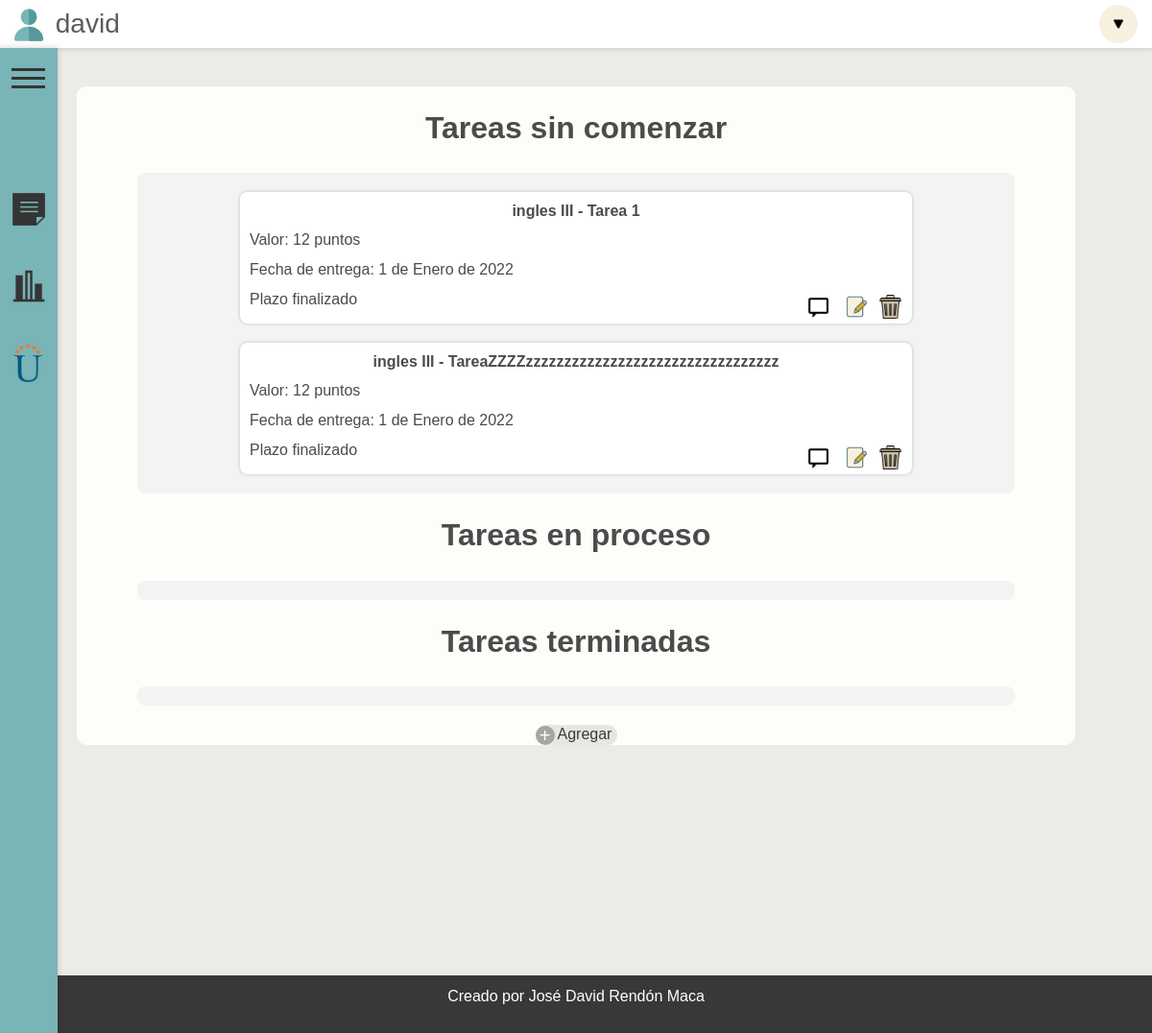
Before: / (signed in) with the older database file.
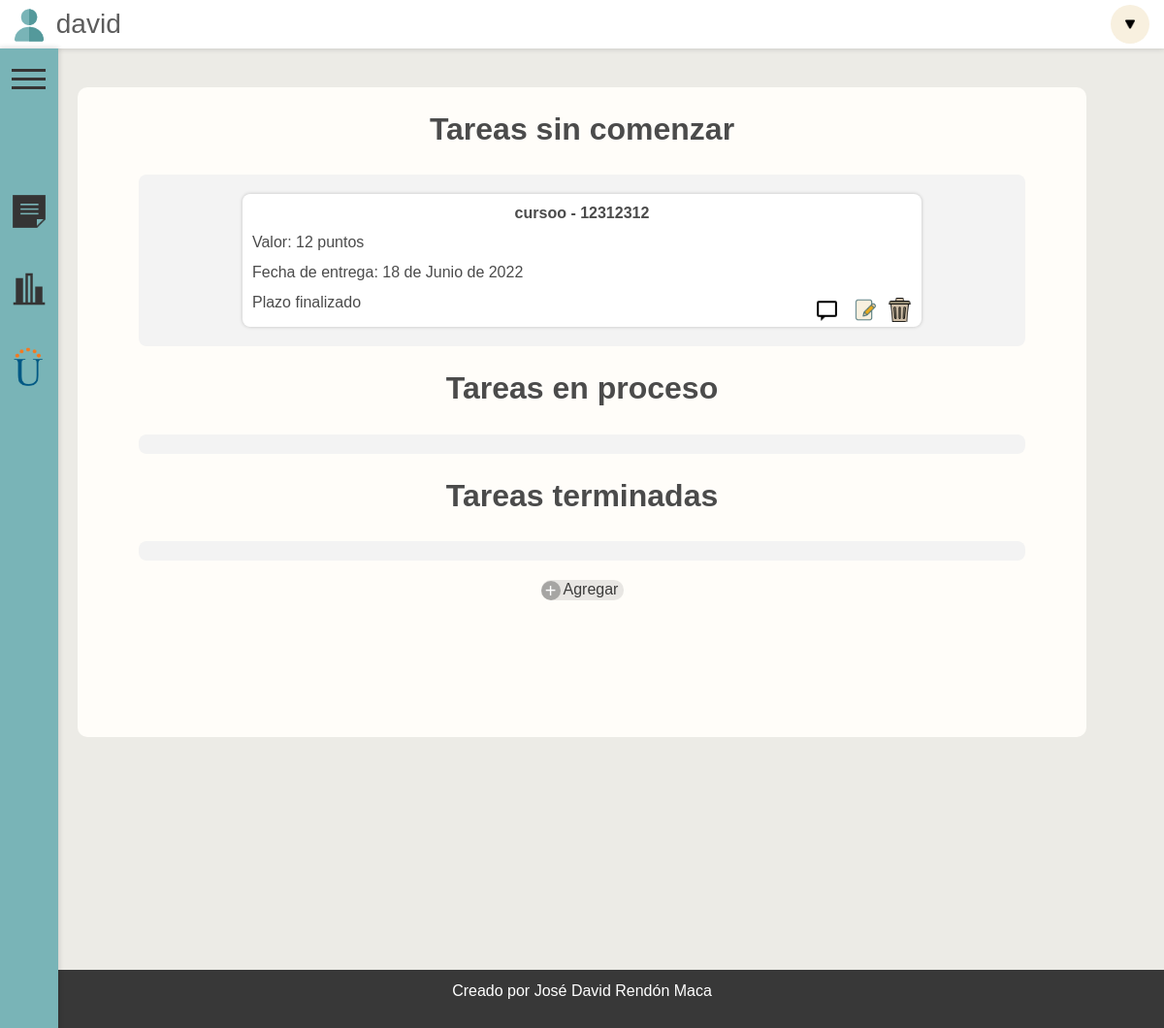
After: the same page with the newer database file.
### index/models.py (models this page shows)
class CursosYTareas(models.Model):
    curso = models.CharField(max_length=100)
    tarea = models.CharField(max_length=100)
    valor = models.IntegerField()
    estado = models.CharField(max_length=100)
    entrega = models.DateField(default=django.utils.timezone.now)
    usuario = models.CharField(default='usuario', max_length=100)
    anotacion = models.TextField(default="", max_length=10000)

### index/views.py (the view)
# urls.py: path('', inicio, name="inicio"),
@login_required
def inicio(request):
    usuario = request.user.username
    formTareasPendientes = CursosYTareas.objects.filter(estado="espera", usuario = usuario)
    formTareasProceso = CursosYTareas.objects.filter(estado="proceso", usuario = usuario)
    formTareasTerminadas = CursosYTareas.objects.filter(estado="terminada", usuario = usuario)
    diasRestantes = []
    for tarea in formTareasPendientes:
        diaRestante= tarea.entrega - datetime.date.today()
        diasRestantes.append((tarea.id, diaRestante.days))
    diasRestantesProceso = []
    for tarea in formTareasProceso:
        diaRestante= tarea.entrega - datetime.date.today()
        diasRestantesProceso.append((tarea.id, diaRestante.days))
    data={
        'formTareasPendientes':formTareasPendientes,
        'formTareasProceso':formTareasProceso,
        'formTareasTerminadas':formTareasTerminadas,
        'diasRestantes':diasRestantes,
        'diasRestantesProceso':diasRestantesProceso,
        'formAnotaciones': formAnotaciones()
    }
    print(diasRestantes[0])
    return render(request, 'index/index.html', data)

### index/templates/index/index.html (shortened to what this page needs)
{% extends 'index/base.html' %}
{% block content %}
{% load static %}
{% load widget_tweaks %}
<link rel="stylesheet" href="{% static 'css/index.css' %}">
<div style="display: flex; flex-direction: column; align-items: center; width: 100%;color:#4b4b4b ; ">
    <br><h2><strong onclick="colapsarContenedorTarea('Contenedor-Comenzar', 'titulo-comenzar-tarea')" class="titulo" id="titulo-comenzar-tarea" >Tareas sin comenzar</strong></h2>
    <div class="contenedor-contenedores" id="Contenedor-Comenzar">
            {% for tarea in formTareasPendientes %}
                {% for dias in diasRestantes %}
                    {% if dias.0 == tarea.id %}
                        {% if dias.1 < 0 %}
                            <div class="contenedor-tarea" style="background-color: rgb(255, 255, 255);">
                    {% endif %}
                {% endif %}
            {% endfor %}
                <div class="contenedor-curso-tarea">
                    <p  class="separacion"><strong>{{ tarea.curso }} - {{ tarea.tarea }}</strong></p>
                </div>
                <div>
                    <p >Valor: {{tarea.valor}} puntos</p>
                    <p class="separacion">Fecha de entrega: {{tarea.entrega}}</p>
                    <div class="contenedor-dias-botones">
                        {% for dias in diasRestantes %}
                            {% if dias.0 == tarea.id %}
                                {% if dias.1 < 0 %}
                                    <p>Plazo finalizado</p>
                                {% else %}
                                    <p>{{ dias.1 }} Dias restantes</p>
                                {% endif %}
                            {% endif %}
                        {% endfor %}
                        <div class="botones">
                            <div onclick="scriptBackground('{{tarea.id}}')" style="margin-right:15px ;"><a id="mensaje-{{tarea.id}}" class="" data-bs-toggle="collapse" href="#expandir-{{tarea.id}}" aria-expanded="false"><img style="width: 25px; height: 25px;" title="Editar" src="{% static 'icons/icon-topic.png' %}" alt=""></a></div>
                            <div style="margin-right: 10px;"><a href="{%  url 'editarTarea' tarea.id %}"><img style="width: 25px; height: 25px;" title="Editar" src="{% static 'icons/icon-edit.png' %}" alt=""></a></div><br> <br>
                            <div><a href="{%  url 'borrarCurso' tarea.id %}"><img style="width: 25px; height: 25px;" title="Editar" src="{% static 'icons/icon-borrar.png' %}" alt=""></a></div><br> <br>
                        </div>
                    </div>
                </div>
            </div>
            {% endfor %}
    </div>
    <br><h2><strong class="titulo" onclick="colapsarContenedorTarea('Contenedor-Proceso', 'titulo-proceso-tarea')" id="titulo-proceso-tarea">Tareas en proceso</strong></h2>
    <div class="contenedor-contenedores" id="Contenedor-Proceso">
    </div>
    <br><h2><strong onclick="colapsarContenedorTarea('Contenedor-Terminado', 'titulo-terminado-tarea')" id="titulo-terminado-tarea" class="titulo">Tareas terminadas</strong></h2>
       <div class="contenedor-contenedores" id="Contenedor-Terminado">
       </div>
    <div id="boton-agregar-nuevo-curso">
        <a href="{% url 'agregarTarea' %}" style="text-decoration: none;">
            <div class="boton-agregar-curso">
                <div id="icon-agregar">
                    <p> + </p>
                </div>
                <div id="texto-agregar">
                    <p>Agregar</p>
                </div>
            </div>
        </a>
    </div>
</div>
{% endblock content %}

Changed rows visible on the page:
removed CursosYTareas: curso "ingles III", tarea "Tarea 1", valor "12", entrega "1 de Enero de 2022"
removed CursosYTareas: curso "ingles III", tarea "TareaZZZZzzzzzzzzzzzzzzzzzzzzzzzzzzzzzzzzz", valor "12", entrega "1 de Enero de 2022"
added CursosYTareas: curso "cursoo", tarea "12312312", valor "12", entrega "18 de Junio de 2022"
